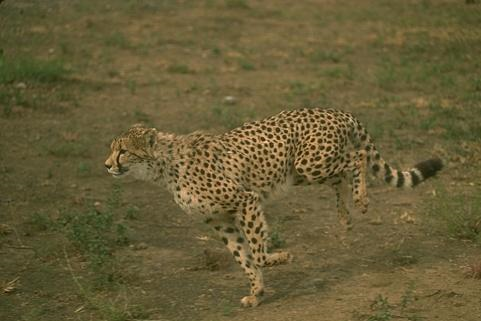
#> input picture hws/hw2/cheetah.png, 481 x 321 px, found by its file name
$ python hw2_assignment_solved.py
#> lines starting #> are read from the running program, lines starting #| are printed output that depends on the picture; long printed decimals are rounded
#!/usr/bin/env python
# coding: utf-8

# # Histogram Equalization
#
# Implement histogram equalization and apply to Cheetah.png. Update show_imghist() to take two images and produce a 2x2 grid of those images and their histograms. The first image should be the original image. The second image should be the histogram equalized image. Update the metadata to include YOUR NAME. Submit a clean ipynb file that can run and produce the requested output.
#
# ECE472: Use skimage.exposure.equalize_hist() to perform the enhancement.
#
# ECE572: Implement equalize_hist(image, nbins=256). Use skimage.exposure.histogram() to produce a histogram for the image along with associated bin centers. Use numpy.cumsum() to calculate the cumulative distribution for the histogram. Remember to rescale so CDF[-1] = 1. Use numpy.interp() to interpolate image intensity values given image.flat, the bin centers and the cumulative distribution function. Reshape the result to the shape of the input image.
#
# BONUS: For bragging rights, implement equalize_hist(image, nbins=256, use_sqrt=False) where the use_sqrt argument controls whether to use histogram values $H_i$ or $\sqrt{H_i}$ when forming the cumulative distribution. Show the result of use_sqrt=False and use_sqrt=True.

# In[1]:


get_ipython().run_line_magic('matplotlib', 'inline')

import numpy as np

import matplotlib.image as img
import matplotlib.pyplot as plt

from skimage import io
from skimage import exposure
from skimage.util import img_as_float32 as img_as_float


# In[2]:


def print_imginfo(I):
    print(type(I))
    print(I.shape, I.dtype)
    print('Data range:', np.min(I), 'to', np.max(I))


# In[3]:


#def show_imghist(I1, I2):
    # All students
def show_imghist(I1, I2):
     # All students
    fig, ax = plt.subplots(2, 2, figsize=(10,10))

    ax[0, 0].imshow(I1, cmap='gray', vmin=0.0, vmax=1.0)
    ax[0, 0].set_axis_off()
    ax[0, 0].set_title('Original Cheetah Image')

    ax[1, 0].hist(I1.ravel(), lw=0, bins=256);
    ax[1, 0].set_xlim(0.0,1.0)
    ax[1, 0].set_yticks([])

    ax[0, 1].imshow(I2, cmap='gray', vmin=0.0, vmax=1.0)
    ax[0, 1].set_axis_off()
    ax[0, 1].set_title('Histogram Equalized Cheetah Image')

    ax[1, 1].hist(I2.ravel(), lw=0, bins=256);
    ax[1, 1].set_xlim(0.0,1.0)
    ax[1, 1].set_yticks([])


# In[4]:


def equalize_hist(I1,nbins=256,use_sqrt=False):
     # ECE 572 students
    I2 = I1
    return I2.astype(I1.dtype, copy=False)


# In[5]:


I1 = io.imread("../cheetah.png", as_gray=True)
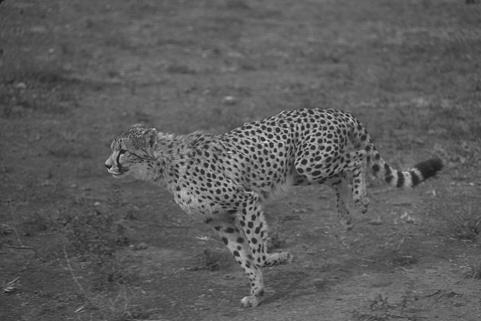
#> I1: shape (321, 481) float64; min 0.0531, max 0.867, mean 0.362
I1 = img_as_float(I1)
I2 = exposure.equalize_hist(I1, nbins=256)
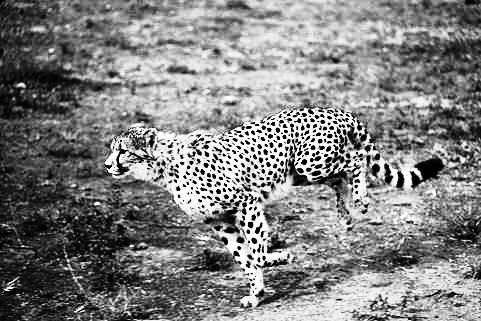
#> I2: shape (321, 481) float32; min 6.48e-06, max 1, mean 0.507
print_imginfo(I1)
#| <class 'numpy.ndarray'>
#| (321, 481) float32
#| Data range: 0.05305 to 0.8669
print_imginfo(I2)
#| <class 'numpy.ndarray'>
#| (321, 481) float32
#| Data range: 6.476642e-06 to 1.0
show_imghist(I1, I2)


# In[ ]:
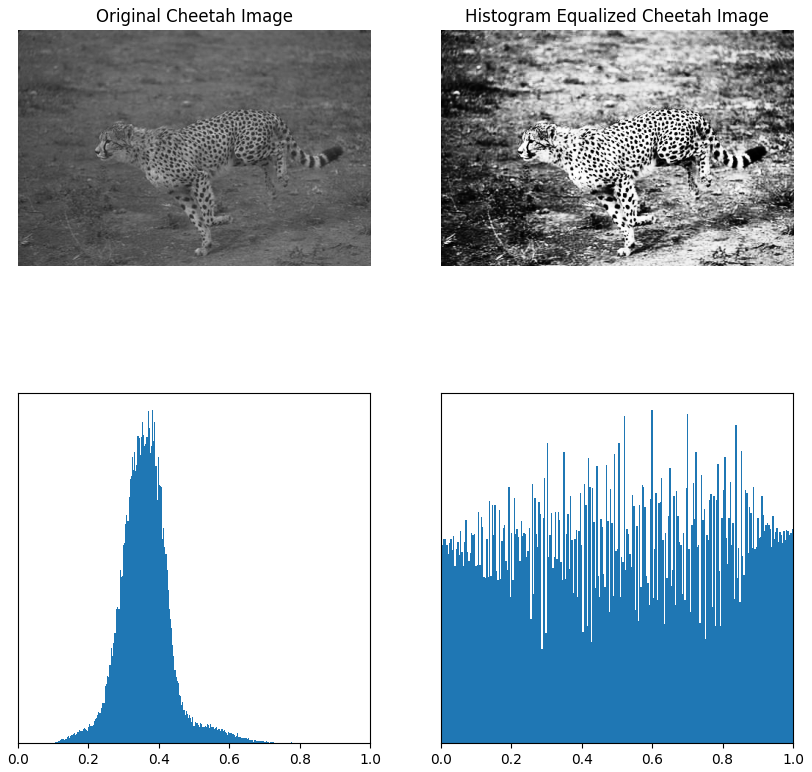
#> figure drawn by matplotlib, 4 panels
